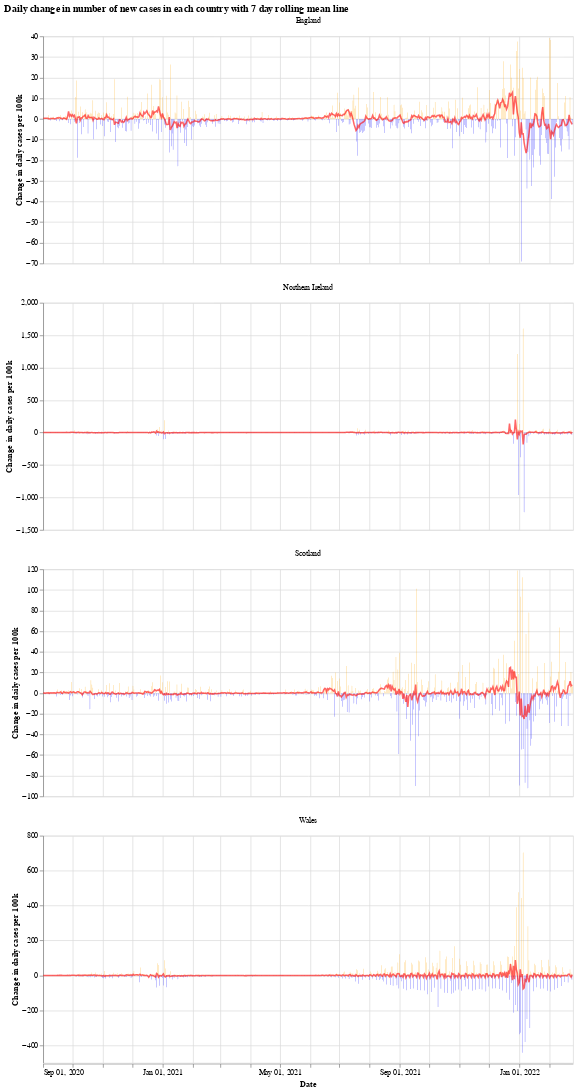

Notebook code cell kept with this figure:
### Markdown cell above
We will use the Python library `Altair` for visualising the data, see the [altair docs](https://altair-viz.github.io/) for more information.

First we have a graph which shows the daily change in the number of new cases for each country. This number jumps up and down all over the place, which is likely due to delay in reporting of new cases over the weekend. Another interesting thing is that it looks like the daily cases in Wales experienced a much shorter period of calm over the summer (calm in the sense of daily cases not jumping up and down).

The orange bars are days when the number of new cases (per 100k population) was more than the previous day, while the blue are days when the number of new cases dropped. The red line is the 7 day moving average. 

When the moving average line is below 0, it means that there is a consistent drop in new cases. We can see this clearly happening around the times that lockdowns were introduced (though, to varying degrees). I will update the graphs soon with a marker of when each lockdown started.

### Code cell
# collapse
import altair as alt

bars = alt.Chart(uk_cases).mark_bar().encode(
    x=alt.X("yearmonthdate(date):T", axis=alt.Axis(title='Date')),
    y=alt.Y("casesChangeRate:Q", axis=alt.Axis(title='Change in daily cases per 100k')),
    tooltip='casesChange',
    color=alt.condition(
        alt.datum.casesChangeRate > 0,
        alt.value("orange"),  # The positive color
        alt.value("blue")  # The negative color
    )
).properties(title='Daily change in number of new cases with 7 day rolling mean',width=700).interactive()

line = alt.Chart(uk_cases).mark_line(
    color='red',
    size=2,
    opacity=0.6
).transform_window(
    rolling_mean='mean(casesChangeRate)',
    frame=[0, 7],
    groupby=['areaName']
).encode(
    x='yearmonthdate(date):T',
    y='rolling_mean:Q'
)

alt.layer(bars, line, data=uk_cases).facet(alt.Column(
    'areaName', title=''), columns=1).resolve_scale(y='independent').properties(title='Daily change in number of new cases in each country with 7 day rolling mean line')

### Figure 1 — Vega-Lite specification as saved in the notebook (floating-point values rounded to 4 significant figures; data arrays with more than 128 entries replaced by an {"elided": "..."} marker saying what was removed)
{"config": {"view": {"continuousWidth": 400, "continuousHeight": 300}}, "data": {"name": "data-af21d6c11f69240b9321024199d1b875"}, "facet": {"type": "nominal", "field": "areaName", "title": ""}, "spec": {"layer": [{"mark": "bar", "encoding": {"color": {"condition": {"value": "orange", "test": "(datum.casesChangeRate > 0)"}, "value": "blue"}, "tooltip": {"type": "quantitative", "field": "casesChange"}, "x": {"type": "temporal", "axis": {"title": "Date"}, "field": "date", "timeUnit": "yearmonthdate"}, "y": {"type": "quantitative", "axis": {"title": "Change in daily cases per 100k"}, "field": "casesChangeRate"}}, "selection": {"selector001": {"type": "interval", "bind": "scales", "encodings": ["x", "y"]}}, "title": "Daily change in number of new cases with 7 day rolling mean", "width": 700}, {"mark": {"type": "line", "color": "red", "opacity": 0.6, "size": 2}, "encoding": {"x": {"type": "temporal", "field": "date", "timeUnit": "yearmonthdate"}, "y": {"type": "quantitative", "field": "rolling_mean"}}, "transform": [{"window": [{"op": "mean", "field": "casesChangeRate", "as": "rolling_mean"}], "frame": [0, 7], "groupby": ["areaName"]}]}]}, "columns": 1, "resolve": {"scale": {"y": "independent"}}, "title": "Daily change in number of new cases in each country with 7 day rolling mean line", "$schema": "https://vega.github.io/schema/vega-lite/v4.8.1.json", "datasets": {"data-af21d6c11f69240b9321024199d1b875": {"elided": "2168 records"}}}
